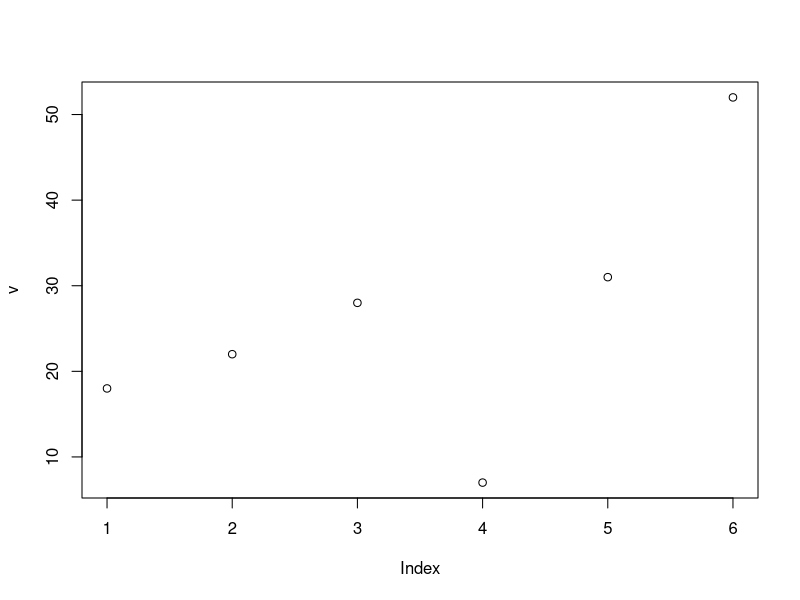
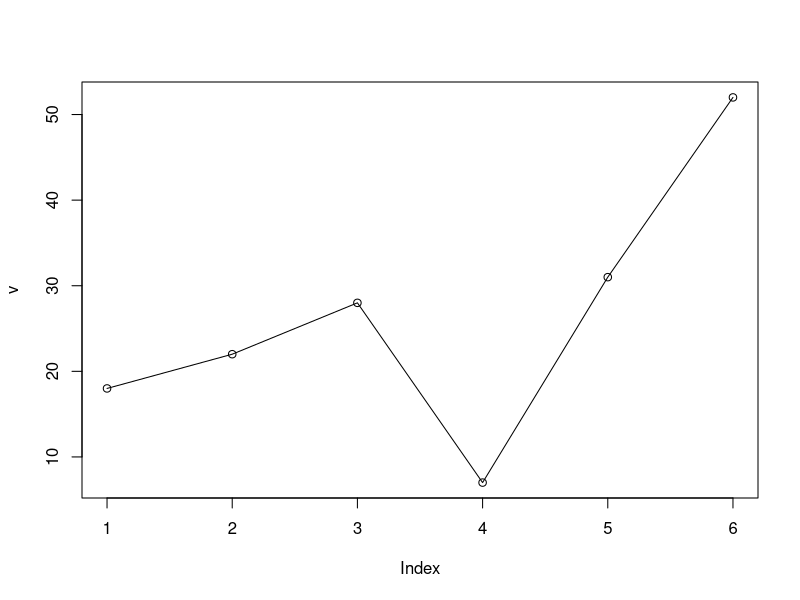
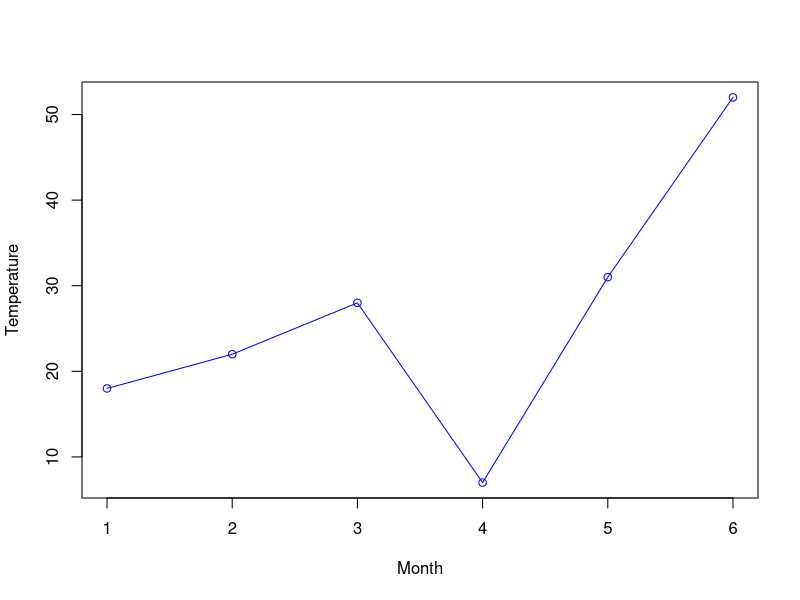
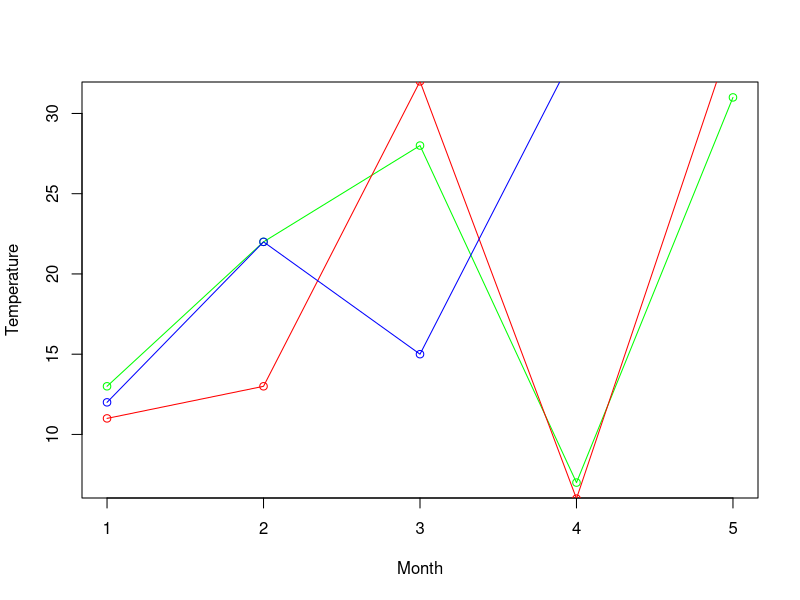

Write the R code that produced these figures, in order.
# Line Graphs
# line graph, there are points connecting the data to show the
# continuous change. The lines in a line graph can move up and
# down based on the data.

# R provides plot() function, which has the following syntax:
# syntax: plot(v,type,col,xlab,ylab)

#Parameter Description
# y: It is a vector which contains the numeric values.
# type: This parameter takes the value "l" to draw only the lines
# or "p" to draw only the points and "o" to draw both lines and points.
# xlab: It is the label for the x-axis.
# ylab: It is the label for the y-axis.
# main: It is the title of the chart.
# col: It is used to give the color for both the points and lines.

v<-c(18,22,28,7,31,52)
plot(v)
plot(v,type = "o")

plot(v,type = "o",col="blue",xlab = "Month",ylab = "Temperature")

#Line charts Containing Multiple Lines

v <- c(13,22,28,7,31)
w <- c(11,13,32,6,35)
x <- c(12,22,15,34,35)

plot(v, type = "o", col = "green", xlab = "Month", ylab = "Temperature")
lines(w, type = "o", col = "red")
lines(x, type = "o", col = "blue")




